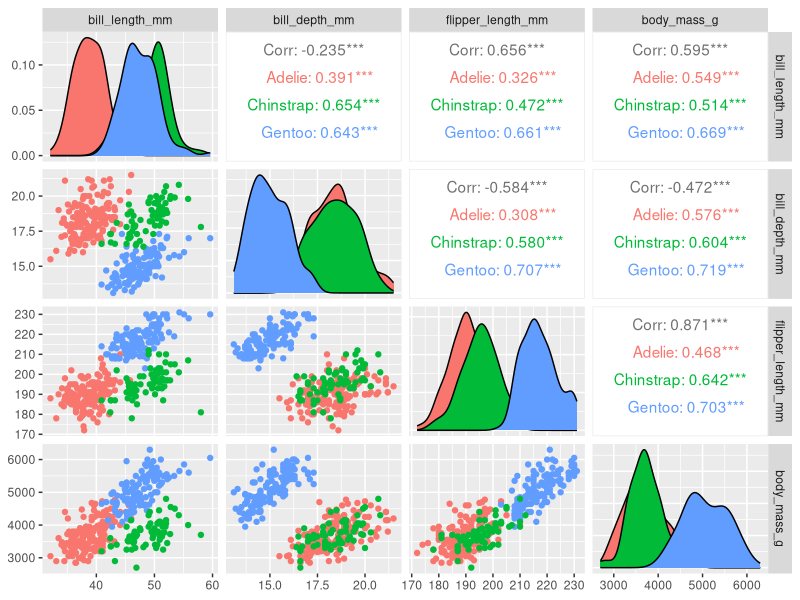
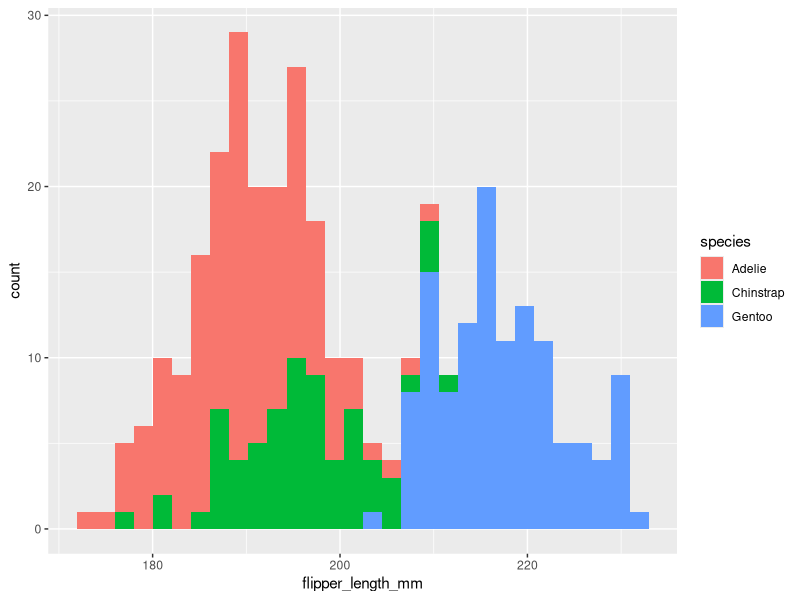

The R source for these figures, in order:
## ---- chunk 1
# load libraries ----
library(GGally)
library(skimr)
library(palmerpenguins)
library(tidyverse)

# Always look at it ----
View(penguins)

# Check the column names ----
names(penguins) 
## ---- chunk 2
#look at the dimensions
dim(penguins)
#summary of my df
summary(penguins)

#get summary using {skimr}
skimr::skim(penguins)

head(penguins, n=3)
tail(penguins)

#pairsplot
GGally::ggpairs(penguins, columns = 3:6, 
                ggplot2::aes(color=species))

# Make a histogram of penguin flipper lengths ----
ggplot(data = penguins, aes(x = flipper_length_mm, fill=species)) +
  geom_histogram()
